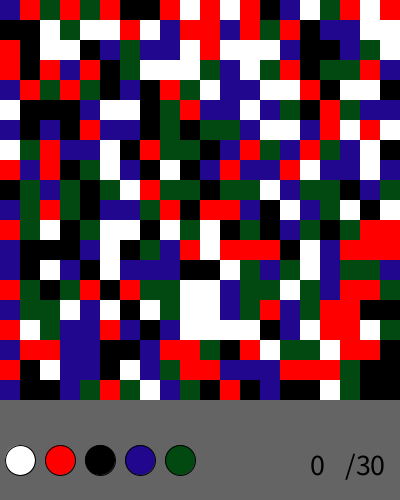
Frame 1 (no input)
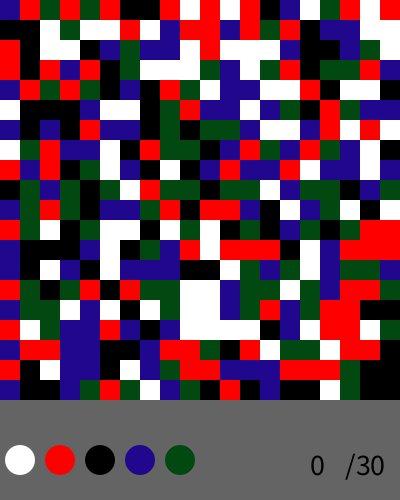
Frame 2 (the mouse pressed at the canvas centre, redrawn once)

The Processing sketch that drew these frames (run headless with seeded random() and noise(); the mouse was pressed at the canvas centre and the sketch redrawn once):

// Processing sketch: processing_128013
// ── processing_128013.pde

int numBoxes = 400;
int clicks = 0;
Circles[] circle = new Circles[5];

ColorBox[] boxes = new ColorBox[numBoxes];
ArrayList<ColorBox> changeList = new ArrayList<ColorBox>();
void setup() {
  size(400, 500);
  circle[0] = new Circles(color(255), 20, 460);
  circle[1] = new Circles(color(255,0,0), 60, 460);
  circle[2] = new Circles(color(0), 100, 460);
  circle[3] = new Circles(color(#21078E), 140, 460);
  circle[4]= new Circles(color(#014811), 180, 460);
  int i = 0;
  for (int y = 0; y<400; y+=20) {
    for (int x = 0; x<width; x+=20) {
      boxes[i] = new ColorBox(i, x, y);
      i++;
    }
  }
  changeList.add(boxes[0]);
}
void draw() {
 
  background(#646464);
 for (int i = 0; i<5; i++){
   circle[i].display();
 }
 
  for (int i = 0; i < numBoxes; i++) {
    boxes[i].display();
  }
  noLoop();

  textSize(30);
  text("/30", 345, 475);

    text(clicks, 310, 475);

   
  if (clicks >= 30) {
    textSize(70);
    fill(0);
    rect(0,0,width,height);
    fill(#E9FA05);
    text("YOU LOSE", 30, height/2 -20);
    textSize(20);
    text("(you suck)", 160, height/2 + 10);
  }
 
    
 
}
void mousePressed() {
 for (int i = 0; i<5; i++){
   if(circle[i].hitTest(mouseX,mouseY)){
  color myColor = circle[i].c;
  checkColorAndAddToArrayList();
  changeColor(myColor);
  clicks += 1;
  break;
   }
 }
  loop();
}
void changeColor(color newColor) {
  for (int i = 0; i< changeList.size(); i++) {
    ColorBox current = (ColorBox)(changeList.get(i));
    current.c = newColor;
  }
}
void checkColorAndAddToArrayList() {
  color base = boxes[0].c;
  for (int i = 0; i <changeList.size(); i ++) {
    ColorBox current = changeList.get(i);
    //north
    if (current.index-20> 0 ) {
      ColorBox test = boxes[current.index-20];
      if (test.c== base) {
        if (!changeList.contains(test)) {
          changeList.add(test);
        }
      }
    }
    //east
    if ((current.index)%  20 != 19 ) {
      ColorBox test = boxes[current.index + 1];
      if (test.c== base) {
        if (!changeList.contains(test)) {
          changeList.add(test);
        }
      }
    }
    //south
    if (current.index+20 < 400 ) {
      ColorBox test = boxes[current.index+20];
      if (test.c== base) {
        if (!changeList.contains(test)) {
          changeList.add(test);
        }
      }
    }
    //west
    if (((current.index)%20) != 0 ) {
      ColorBox test = boxes[current.index-1];
      if (test.c== base) {
        if (!changeList.contains(test)) {
          changeList.add(test);
        }
      }
    }
  }
}

  
class Circles {
 boolean hitTest(float mx,float my){
    if (dist(xpos,ypos,mx,my) < 15){
    return true;
    }
    else{
      return false;
    }
  }
 
color c;
float xpos, ypos;

Circles(color _c, float _xpos, float _ypos) {
  c = _c;
  xpos = _xpos;
  ypos = _ypos;
}
void display() {
  fill(c);
  ellipse(xpos, ypos, 30, 30);
}
}
class ColorBox {
  int index;
  int x, y;
  color c;
  int boxSize = 20;
  ColorBox(int i, int newx, int newy) {
    index = i;
    x = newx;
    y = newy;
    int randNum = (int) random(5);
    switch(randNum) {
    case 0:
      c = color(255);
      break;
    case 1:
      c = color(255,0,0);
      break;
    case 2:
      c = color(0);
      break;
    case 3:
      c = color(#21078E);
      break;
    case 4:
      c = color(#014811);
      break;
    }
  }
  void display() {
    fill(c);
    noStroke();
    rect(x, y, boxSize, boxSize);
  }
}
